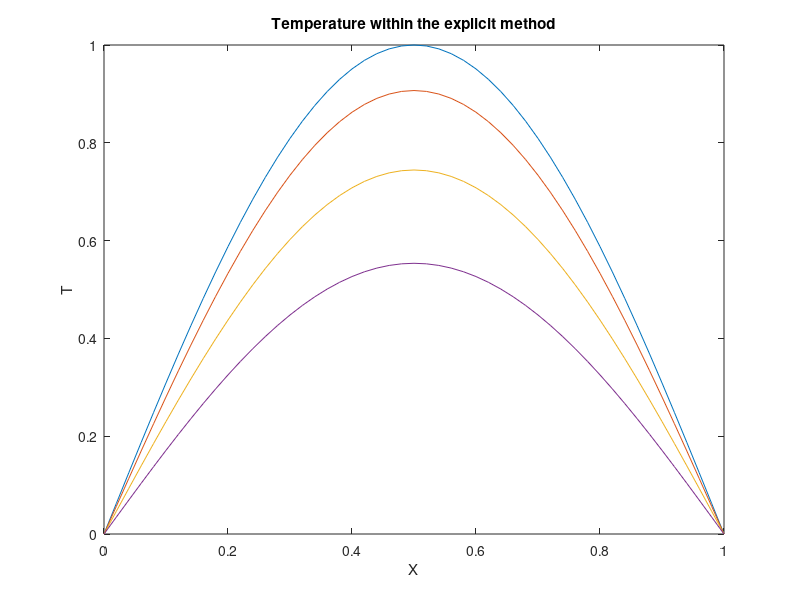
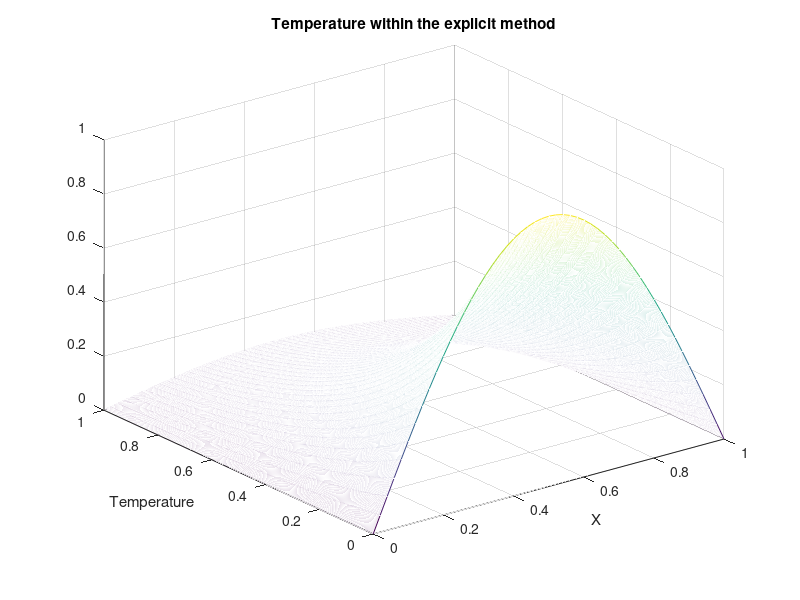

Reproduce these figures in MATLAB, in order.
%  Heat Diffusion in one dimensional wire within the Explicit Method
clear;

% Parameters to define the heat equation and the range in space and time
L = 1.;  		%  Lenth of the wire
T =1.;			%  Final time


%  Parameters needded to solve the equation within the explicit method
maxk = 2500;					%  Number of time steps
dt = T/maxk;
n = 50.;							%  Number of space steps
dx = L/n;
cond = 1/4;						%  Conductivity
b = 2.*cond*dt/(dx*dx);		%  Stability parameter (b=<1)

%  Initial temperature of the wire: a sinus.
for i = 1:n+1
        x(i) =(i-1)*dx;
        u(i,1) =sin(pi*x(i));        
end
          
%  Temperature at the boundary (T=0)
for k=1:maxk+1
        u(1,k) = 0.;
        u(n+1,k) = 0.;
        time(k) = (k-1)*dt;
end

%  Implementation of the explicit method
for k=1:maxk		%  Time Loop
   for i=2:n;		%  Space Loop  
      u(i,k+1) =u(i,k) + 0.5*b*(u(i-1,k)+u(i+1,k)-2.*u(i,k));
   end
end

% Graphical representation of the temperature at different selected times
figure(1)
plot(x,u(:,1),'-',x,u(:,100),'-',x,u(:,300),'-',x,u(:,600),'-')
title('Temperature within the explicit method')
xlabel('X')
ylabel('T')

figure(2)
mesh(x,time,u')
title('Temperature within the explicit method')
xlabel('X')
ylabel('Temperature')
